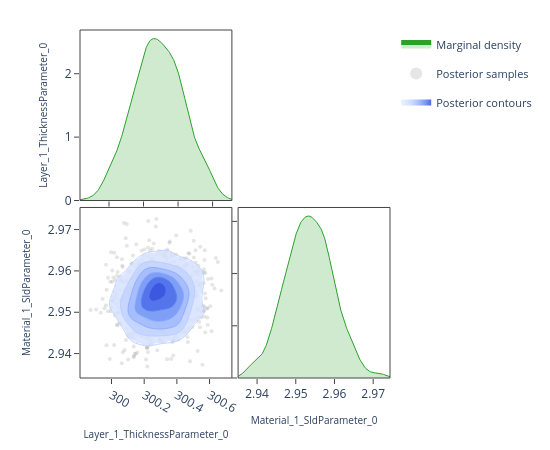

Notebook code for this chart:
### Code cell
# ---- Pairwise focus: thickness vs SLD ---------------------------------------
# A 2-parameter corner plot zooms in on the joint posterior for a specific
# pair.  This is the same view the EasyReflectometryApp's "2D Heatmap"
# sub-tab uses to inspect parameter degeneracies.


params_of_interest = ['Layer_1_ThicknessParameter_0', 'Material_1_SldParameter_0']
idx = [posterior.param_names.index(p) for p in params_of_interest]
subset_draws = np.asarray(posterior.draws)[:, idx]

fig = plot_corner(subset_draws, params_of_interest)
fig.show()

### Figure 1 — Plotly figure (JSON) as saved in the notebook; plotly's stock layout.template omitted (floating-point values rounded to 4 significant figures; data arrays with more than 128 entries replaced by an {"elided": "..."} marker saying what was removed)
{"data": [{"fill": "tozeroy", "fillcolor": "rgba(44, 160, 44, 0.22)", "hoverinfo": "skip", "legendgroup": "marginal", "line": {"color": "rgb(44, 160, 44)", "width": 1}, "mode": "lines", "name": "Marginal density", "showlegend": true, "type": "scatter", "x": {"elided": "256 float values"}, "xaxis": "x", "y": {"elided": "256 float values"}, "yaxis": "y"}, {"hoverinfo": "skip", "legendgroup": "scatter", "marker": {"color": "rgba(140, 140, 140, 0.22)", "size": 4}, "mode": "markers", "name": "Posterior samples", "showlegend": true, "type": "scatter", "x": {"elided": "760 float values"}, "xaxis": "x3", "y": {"elided": "760 float values"}, "yaxis": "y3", "zorder": 0}, {"colorscale": [[0.0, "rgba(224, 233, 255, 0.62)"], [0.35, "rgba(183, 203, 255, 0.70)"], [0.6, "rgba(138, 169, 252, 0.78)"], [0.82, "rgba(96, 131, 242, 0.84)"], [1.0, "rgba(58, 86, 224, 0.90)"]], "connectgaps": false, "contours": {"coloring": "fill", "end": 152.5, "showlabels": false, "showlines": false, "size": 24.09, "start": 32.11}, "hoverinfo": "skip", "legendgroup": "contour", "name": "Posterior contours", "showlegend": true, "showscale": false, "type": "contour", "x": [299.8, 299.8, 299.9, 299.9, 299.9, 299.9, 299.9, 299.9, 299.9, 299.9, 299.9, 300.0, 300.0, 300.0, 300.0, 300.0, 300.0, 300.0, 300.0, 300.0, 300.1, 300.1, 300.1, 300.1, 300.1, 300.1, 300.1, 300.1, 300.1, 300.2, 300.2, 300.2, 300.2, 300.2, 300.2, 300.2, 300.2, 300.2, 300.3, 300.3, 300.3, 300.3, 300.3, 300.3, 300.3, 300.3, 300.3, 300.4, 300.4, 300.4, 300.4, 300.4, 300.4, 300.4, 300.4, 300.4, 300.5, 300.5, 300.5, 300.5, 300.5, 300.5, 300.5, 300.5, 300.5, 300.6, 300.6, 300.6, 300.6, 300.6, 300.6, 300.6, 300.6, 300.6, 300.7, 300.7, 300.7, 300.7, 300.7, 300.7], "xaxis": "x3", "y": [2.935, 2.936, 2.936, 2.937, 2.937, 2.938, 2.938, 2.939, 2.939, 2.94, 2.94, 2.941, 2.941, 2.942, 2.942, 2.943, 2.943, 2.944, 2.944, 2.945, 2.945, 2.946, 2.946, 2.947, 2.947, 2.948, 2.948, 2.949, 2.949, 2.95, 2.95, 2.95, 2.951, 2.951, 2.952, 2.952, 2.953, 2.953, 2.954, 2.954, 2.955, 2.955, 2.956, 2.956, 2.957, 2.957, 2.958, 2.958, 2.959, 2.959, 2.96, 2.96, 2.961, 2.961, 2.962, 2.962, 2.963, 2.963, 2.964, 2.964, 2.965, 2.965, 2.966, 2.966, 2.967, 2.967, 2.968, 2.968, 2.969, 2.969, 2.97, 2.97, 2.971, 2.971, 2.972, 2.972, 2.973, 2.973, 2.974, 2.974], "yaxis": "y3", "z": {"elided": "80x80 float values"}, "zmax": 152.5, "zmin": 32.11, "zorder": 1}, {"colorscale": [[0.0, "rgba(183, 203, 255, 0.94)"], [0.35, "rgba(183, 203, 255, 0.94)"], [0.35, "rgba(138, 169, 252, 0.95)"], [0.6, "rgba(138, 169, 252, 0.95)"], [0.6, "rgba(96, 131, 242, 0.96)"], [0.82, "rgba(96, 131, 242, 0.96)"], [0.82, "rgba(58, 86, 224, 0.98)"], [1.0, "rgba(58, 86, 224, 0.98)"]], "contours": {"coloring": "lines", "end": 152.5, "showlabels": false, "size": 24.09, "start": 32.11}, "hoverinfo": "skip", "legendgroup": "contour", "line": {"width": 0.9}, "showlegend": false, "showscale": false, "type": "contour", "x": [299.8, 299.8, 299.9, 299.9, 299.9, 299.9, 299.9, 299.9, 299.9, 299.9, 299.9, 300.0, 300.0, 300.0, 300.0, 300.0, 300.0, 300.0, 300.0, 300.0, 300.1, 300.1, 300.1, 300.1, 300.1, 300.1, 300.1, 300.1, 300.1, 300.2, 300.2, 300.2, 300.2, 300.2, 300.2, 300.2, 300.2, 300.2, 300.3, 300.3, 300.3, 300.3, 300.3, 300.3, 300.3, 300.3, 300.3, 300.4, 300.4, 300.4, 300.4, 300.4, 300.4, 300.4, 300.4, 300.4, 300.5, 300.5, 300.5, 300.5, 300.5, 300.5, 300.5, 300.5, 300.5, 300.6, 300.6, 300.6, 300.6, 300.6, 300.6, 300.6, 300.6, 300.6, 300.7, 300.7, 300.7, 300.7, 300.7, 300.7], "xaxis": "x3", "y": [2.935, 2.936, 2.936, 2.937, 2.937, 2.938, 2.938, 2.939, 2.939, 2.94, 2.94, 2.941, 2.941, 2.942, 2.942, 2.943, 2.943, 2.944, 2.944, 2.945, 2.945, 2.946, 2.946, 2.947, 2.947, 2.948, 2.948, 2.949, 2.949, 2.95, 2.95, 2.95, 2.951, 2.951, 2.952, 2.952, 2.953, 2.953, 2.954, 2.954, 2.955, 2.955, 2.956, 2.956, 2.957, 2.957, 2.958, 2.958, 2.959, 2.959, 2.96, 2.96, 2.961, 2.961, 2.962, 2.962, 2.963, 2.963, 2.964, 2.964, 2.965, 2.965, 2.966, 2.966, 2.967, 2.967, 2.968, 2.968, 2.969, 2.969, 2.97, 2.97, 2.971, 2.971, 2.972, 2.972, 2.973, 2.973, 2.974, 2.974], "yaxis": "y3", "z": {"elided": "80x80 float values"}, "zmax": 152.5, "zmin": 32.11, "zorder": 2}, {"fill": "tozeroy", "fillcolor": "rgba(44, 160, 44, 0.22)", "hoverinfo": "skip", "legendgroup": "marginal", "line": {"color": "rgb(44, 160, 44)", "width": 1}, "mode": "lines", "name": "Marginal density", "showlegend": false, "type": "scatter", "x": {"elided": "256 float values"}, "xaxis": "x4", "y": {"elided": "256 float values"}, "yaxis": "y4"}], "layout": {"height": 450, "legend": {"font": {"size": 11}, "itemsizing": "constant", "orientation": "v", "x": 1.02, "xanchor": "left", "y": 1.0, "yanchor": "top"}, "margin": {"b": 60, "l": 80, "r": 160, "t": 30}, "plot_bgcolor": "white", "shapes": [{"fillcolor": "rgba(0,0,0,0)", "layer": "above", "line": {"color": "#444", "width": 1}, "type": "rect", "x0": 0, "x1": 1, "xref": "x domain", "y0": 0, "y1": 1, "yref": "y domain"}, {"fillcolor": "rgba(0,0,0,0)", "layer": "above", "line": {"color": "#444", "width": 1}, "type": "rect", "x0": 0, "x1": 1, "xref": "x3 domain", "y0": 0, "y1": 1, "yref": "y3 domain"}, {"fillcolor": "rgba(0,0,0,0)", "layer": "above", "line": {"color": "#444", "width": 1}, "type": "rect", "x0": 0, "x1": 1, "xref": "x4 domain", "y0": 0, "y1": 1, "yref": "y4 domain"}], "showlegend": true, "width": 550, "xaxis": {"anchor": "y", "domain": [0.0, 0.49], "showgrid": false, "showticklabels": false, "ticks": "outside", "zeroline": false}, "xaxis2": {"anchor": "y2", "domain": [0.51, 1.0], "showgrid": false, "ticks": "outside", "visible": false, "zeroline": false}, "xaxis3": {"anchor": "y3", "domain": [0.0, 0.49], "showgrid": false, "ticks": "outside", "title": {"font": {"size": 10}, "text": "Layer_1_ThicknessParameter_0"}, "zeroline": false}, "xaxis4": {"anchor": "y4", "domain": [0.51, 1.0], "showgrid": false, "ticks": "outside", "title": {"font": {"size": 10}, "text": "Material_1_SldParameter_0"}, "zeroline": false}, "yaxis": {"anchor": "x", "domain": [0.51, 1.0], "showgrid": false, "ticks": "outside", "title": {"font": {"size": 10}, "text": "Layer_1_ThicknessParameter_0"}, "zeroline": false}, "yaxis2": {"anchor": "x2", "domain": [0.51, 1.0], "showgrid": false, "ticks": "outside", "visible": false, "zeroline": false}, "yaxis3": {"anchor": "x3", "domain": [0.0, 0.49], "showgrid": false, "ticks": "outside", "title": {"font": {"size": 10}, "text": "Material_1_SldParameter_0"}, "zeroline": false}, "yaxis4": {"anchor": "x4", "domain": [0.0, 0.49], "showgrid": false, "showticklabels": false, "ticks": "outside", "zeroline": false}}}
